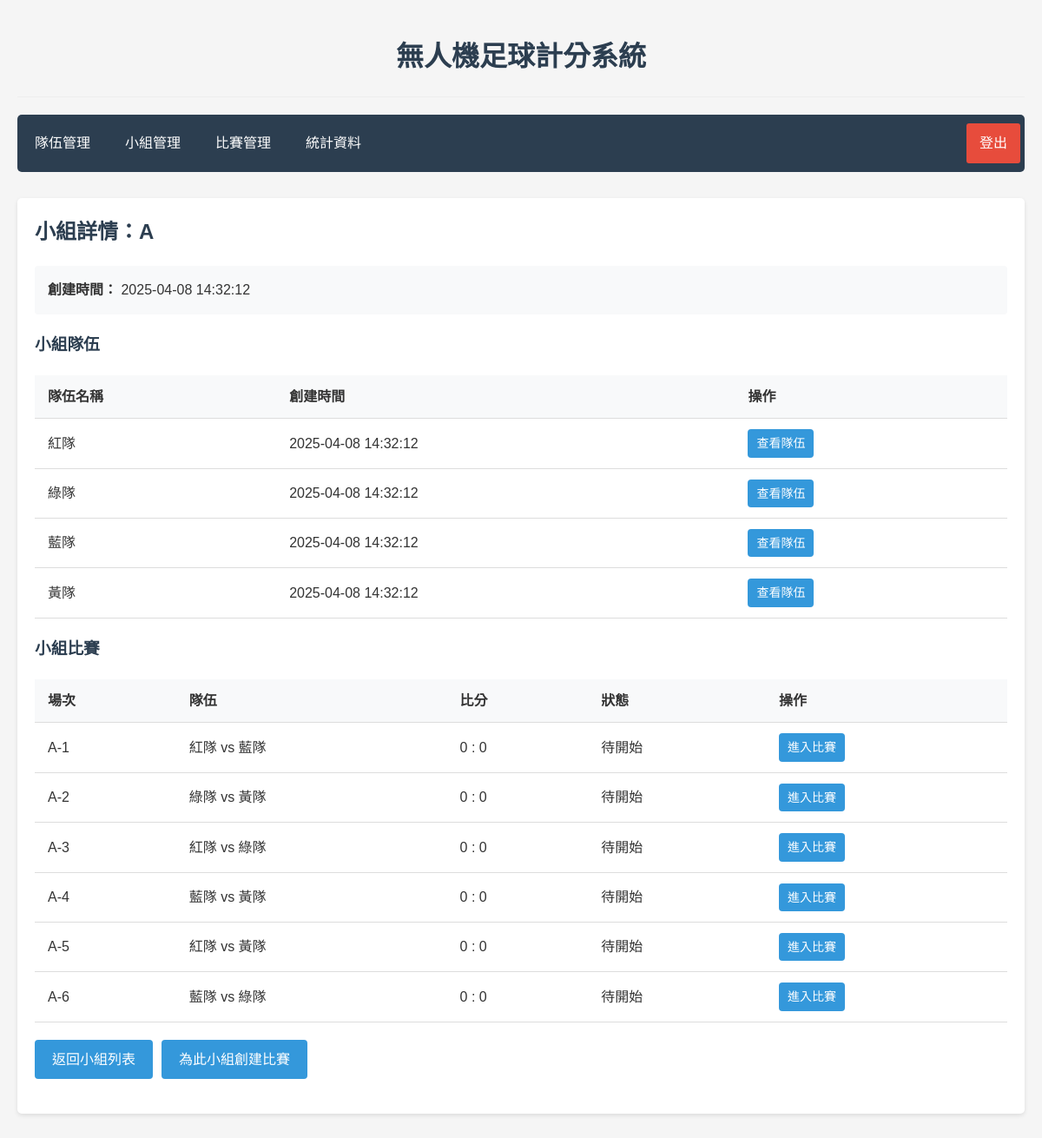
Screenshot of /modules/creategroup/view.php?id=1 (signed in) with the database file from the repository.
### tables this page shows
CREATE TABLE IF NOT EXISTS team_groups (
    group_id INT AUTO_INCREMENT PRIMARY KEY,
    group_name CHAR(1) NOT NULL UNIQUE,
    max_teams INT DEFAULT 4 NOT NULL,
    created_at TIMESTAMP DEFAULT CURRENT_TIMESTAMP
);

CREATE TABLE IF NOT EXISTS teams (
    team_id INT AUTO_INCREMENT PRIMARY KEY,
    team_name VARCHAR(100) NOT NULL,
    group_id INT NULL,
    created_at TIMESTAMP DEFAULT CURRENT_TIMESTAMP,
    FOREIGN KEY (group_id) REFERENCES team_groups(group_id) ON DELETE SET NULL
);

CREATE TABLE IF NOT EXISTS matches (
    match_id INT AUTO_INCREMENT PRIMARY KEY,
    match_number VARCHAR(20) NOT NULL,
    group_id INT NULL,
    team1_id INT NOT NULL,
    team2_id INT NOT NULL,
    team1_score INT DEFAULT 0,
    team2_score INT DEFAULT 0,
    match_type ENUM('group', 'knockout', 'final') NOT NULL DEFAULT 'group',
    tournament_stage VARCHAR(50) NULL,  
    match_status ENUM('pending', 'active', 'completed', 'overtime') DEFAULT 'pending',
    winner_team_id INT NULL,
    match_date DATETIME,
    match_duration INT DEFAULT 40,  
    created_at TIMESTAMP DEFAULT CURRENT_TIMESTAMP,
    FOREIGN KEY (group_id) REFERENCES team_groups(group_id) ON DELETE SET NULL,
    FOREIGN KEY (team1_id) REFERENCES teams(team_id) ON DELETE CASCADE,
    FOREIGN KEY (team2_id) REFERENCES teams(team_id) ON DELETE CASCADE,
    FOREIGN KEY (winner_team_id) REFERENCES teams(team_id) ON DELETE SET NULL
);

### src/modules/creategroup/view.php (the view, shortened to what this page needs)
<?php
$db = Database::getInstance();
$pdo = $db->getConnection();
$group_id = $_GET['id'] ?? 0;
$stmt = $pdo->prepare("SELECT * FROM team_groups WHERE group_id = ?");
$stmt->execute([$group_id]);
$group = $stmt->fetch();
$stmt = $pdo->prepare("SELECT * FROM teams WHERE group_id = ? ORDER BY team_name");
$stmt->execute([$group_id]);
$teams = $stmt->fetchAll();
$stmt = $pdo->prepare("
    SELECT m.*,
           t1.team_name as team1_name,
           t2.team_name as team2_name
    FROM matches m
    JOIN teams t1 ON m.team1_id = t1.team_id
    JOIN teams t2 ON m.team2_id = t2.team_id
    WHERE m.group_id = ?
    ORDER BY m.match_number
");
$stmt->execute([$group_id]);
$matches = $stmt->fetchAll();
include __DIR__ . '/../../includes/header.php';
?>
<div class="detail-section">
    <h2>小組詳情：<?= htmlspecialchars($group['group_name']) ?></h2>
    <div class="group-info">
        <p><strong>創建時間：</strong> <?= htmlspecialchars($group['created_at']) ?></p>
    </div>
    <h3>小組隊伍</h3>
    <?php if (count($teams) > 0): ?>
        <table class="data-table">
            <thead>
                <tr>
                    <th>隊伍名稱</th>
                    <th>創建時間</th>
                    <th>操作</th>
                </tr>
            </thead>
            <tbody>
                <?php foreach ($teams as $team): ?>
                <tr>
                    <td><?= htmlspecialchars($team['team_name']) ?></td>
                    <td><?= htmlspecialchars($team['created_at']) ?></td>
                    <td>
                        <a href="../../modules/createteam/view.php?id=<?= $team['team_id'] ?>" class="button small">查看隊伍</a>
                    </td>
                </tr>
                <?php endforeach; ?>
            </tbody>
        </table>
    <?php else: ?>
        <p class="no-data">此小組暫無隊伍</p>
    <?php endif; ?>
    <h3>小組比賽</h3>
    <?php if (count($matches) > 0): ?>
        <table class="data-table">
            <thead>
                <tr>
                    <th>場次</th>
                    <th>隊伍</th>
                    <th>比分</th>
                    <th>狀態</th>
                    <th>操作</th>
                </tr>
            </thead>
            <tbody>
                <?php foreach ($matches as $match): ?>
                <tr>
                    <td><?= htmlspecialchars($match['match_number']) ?></td>
                    <td>
                        <?= htmlspecialchars($match['team1_name']) ?> vs <?= htmlspecialchars($match['team2_name']) ?>
                    </td>
                    <td>
                        <?= htmlspecialchars($match['team1_score']) ?> : <?= htmlspecialchars($match['team2_score']) ?>
                    </td>
                    <td>
                        <?php
                        $status = '';
                        switch ($match['match_status']) {
                            case 'pending':
                                $status = '待開始';
                                break;
                        }
                        echo htmlspecialchars($status);
                        ?>
                    </td>
                    <td>
                        <?php if ($match['match_status'] === 'pending'): ?>
                            <a href="../../modules/competition/play.php?match_id=<?= $match['match_id'] ?>" class="button small">進入比賽</a>
                        <?php elseif ($match['match_status'] === 'completed'): ?>
                            <a href="../../modules/creatematches/view.php?id=<?= $match['match_id'] ?>" class="button small">查看結果</a>
                        <?php endif; ?>
                    </td>
                </tr>
                <?php endforeach; ?>
            </tbody>
        </table>
    <?php else: ?>
        <p class="no-data">此小組暫無比賽</p>
    <?php endif; ?>
    <div class="action-links">
        <a href="list.php" class="button">返回小組列表</a>
        <a href="../../modules/creatematches/create.php?group_id=<?= $group_id ?>" class="button">為此小組創建比賽</a>
    </div>
</div>
<?php include __DIR__ . '/../../includes/footer.php'; ?>

### src/assets/css/style.css (style rules this page uses)
* { margin: 0; padding: 0; box-sizing: border-box; }
body { font-family: 'Microsoft JhengHei', Arial, sans-serif; background-color: #f5f5f5; color: #333; line-height: 1.6; }
h1, h2, h3 { margin-bottom: 20px; color: #2c3e50; }
button, .button { display: inline-block; background-color: #3498db; color: #fff; border: none; padding: 10px 20px; border-radius: 4px; cursor: pointer; text-decoration: none; font-size: 16px; transition: background-color 0.3s; }
.button.small { padding: 5px 10px; font-size: 14px; }
.data-table { width: 100%; border-collapse: collapse; margin-bottom: 20px; }
.data-table th, .data-table td { padding: 12px 15px; text-align: left; border-bottom: 1px solid #ddd; }
.data-table th { background-color: #f8f9fa; font-weight: bold; }
.detail-section { background-color: #fff; padding: 20px; border-radius: 5px; box-shadow: 0 2px 5px rgba(0, 0, 0, 0.1); margin-bottom: 30px; }
.group-info, .team-info, .match-info { background-color: #f8f9fa; padding: 15px; border-radius: 4px; margin-bottom: 20px; }
.action-links { margin: 20px 0; display: flex; gap: 10px; }

### rows the page displays
team_groups: group_name "A", created_at "2025-04-08 14:32:12"
teams: team_name "紅隊", created_at "2025-04-08 14:32:12"
teams: team_name "綠隊", created_at "2025-04-08 14:32:12"
teams: team_name "藍隊", created_at "2025-04-08 14:32:12"
teams: team_name "黃隊", created_at "2025-04-08 14:32:12"
matches: match_number "A-1", team1.team_name "紅隊", team2.team_name "藍隊", team1_score "0", team2_score "0", match_status "待開始"
matches: match_number "A-2", team1.team_name "綠隊", team2.team_name "黃隊", team1_score "0", team2_score "0", match_status "待開始"
matches: match_number "A-3", team1.team_name "紅隊", team2.team_name "綠隊", team1_score "0", team2_score "0", match_status "待開始"
matches: match_number "A-4", team1.team_name "藍隊", team2.team_name "黃隊", team1_score "0", team2_score "0", match_status "待開始"
matches: match_number "A-5", team1.team_name "紅隊", team2.team_name "黃隊", team1_score "0", team2_score "0", match_status "待開始"
matches: match_number "A-6", team1.team_name "藍隊", team2.team_name "綠隊", team1_score "0", team2_score "0", match_status "待開始"
